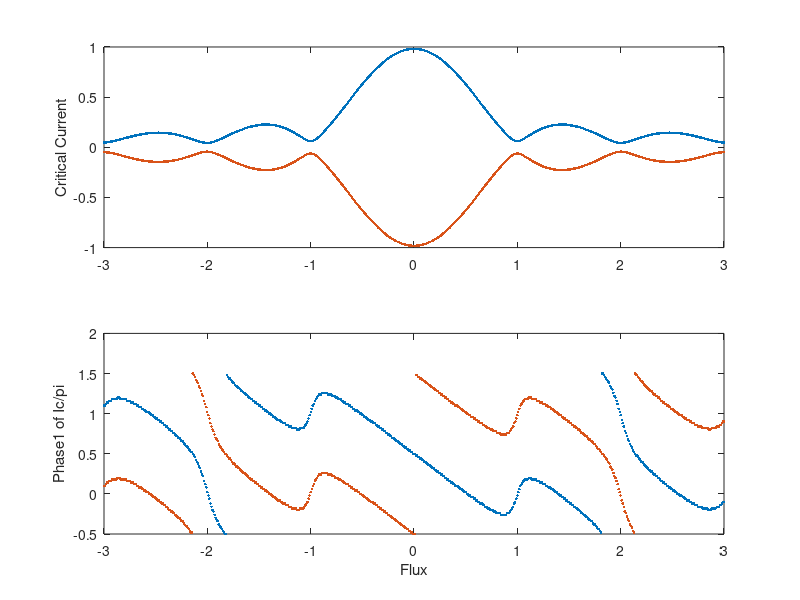

Here is the MATLAB script that generated this plot:
%Explanation of base program

%The program splits a single junciton up into xmax discrete sections.  Each
%section has a supercurrent density, and a phase difference that is
%contributed to by the field (PhaseF), and an arbitrary phase set at x=1
%called Phase1.  For each value of field and Phase1 the supercurrent at
%each point is calculated and the net supercurrent (sum along the junction)
%is calcualted to find the supercurrent carried at that phase and that
%field.  To find the maximum supercurrent for a given field, the max of
%that vector is taken, and can be plotted against the magnetic field.  This
%is the exact measurment of the critical current vs field that we do in the
%lab.  

%% Clearing memory and input screen.
clear;
clc;
close all;
%% Defining the Parameters of the Simulaiton

%Defining number of discrete steps in the junction
xmax=101;
x(1,:)=(1:xmax);

%Flux Loop Parameters
f=1;
fmax=601;
FluxinJuncMin=-3;
FluxinJuncMax=3;

SCurrentMag =1;
SCurrentNoiseMag =.9;


%Phase Loop parameters
p=1;
pmax=101;
Phase1Min=-.5*pi;
Phase1Max=1.5*pi;


%Pre Allocating memory to the arrays to decrease runtime
Phase1=zeros(1,pmax);
FluxinJunc=zeros(1,fmax);
IndexMax=zeros(1,fmax);
Phase1MaxSC=zeros(1,fmax);


SCurrentDensity=(SCurrentMag*ones(1,xmax)+SCurrentNoiseMag*(2*rand(1,xmax)-1))/xmax;

SCurrent=zeros(xmax,pmax,fmax);
SCurrentNet=zeros(1,pmax);
MaxSCurrentNet=zeros(1,fmax);

%% Loops for running the simulation Meat of the Simulation


%Field Contribution to the Phase 
%Define the loop step size, then run the for loop
FluxinJuncSS=(FluxinJuncMax-FluxinJuncMin)/(fmax-1);
for f=1:fmax

    FluxinJunc(f)=FluxinJuncMin+(f-1)*FluxinJuncSS;
    PhaseF=2*pi*FluxinJunc(f)*x./xmax;
    
    
%Phase1 Loop of externally set phase at edge of JJ 
    %Define the loop step size, then run the for loop
    Phase1SS=(Phase1Max-Phase1Min)/(pmax-1);
    
    for p=1:pmax
        Phase1(p)=Phase1Min+(p-1)*Phase1SS;
        
        PhaseDrop=Phase1(p)+PhaseF;
        
        SCurrent=SCurrentDensity.*sin(PhaseDrop);
        SCurrentNet(p)=sum(SCurrent);
    end
     
    [MaxSCurrentNet(f),IndexMax(f)]=max(SCurrentNet);
    Phase1MaxSC(f)=Phase1(IndexMax(f));
    [MinSCurrentNet(f),IndexMin(f)]=min(SCurrentNet);
    Phase1MinSC(f)=Phase1(IndexMin(f));
        
end

figure
hold on
subplot(2,1,1); plot(FluxinJunc,MaxSCurrentNet,'.')
ylabel('Critical Current');
hold on
subplot(2,1,2); plot(FluxinJunc,Phase1MaxSC/pi,'.')
xlabel('Flux');ylabel('Phase1 of Ic/pi');


hold on
subplot(2,1,1); plot(FluxinJunc,MinSCurrentNet,'.')
ylabel('Critical Current');
hold on
subplot(2,1,2); plot(FluxinJunc,Phase1MinSC/pi,'.')
xlabel('Flux');ylabel('Phase1 of Ic/pi');

    
